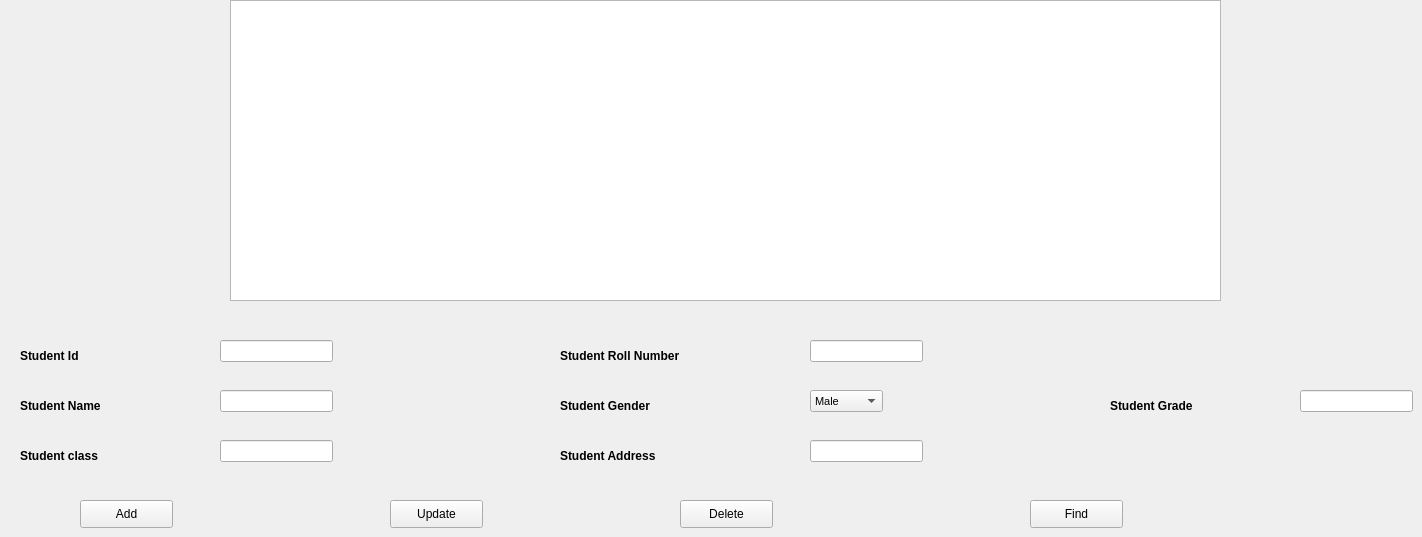
        <widget class="QWidget" name="Students_3">
         <widget class="QTableWidget" name="studentdata_tableWidget_3">
          <property name="geometry">
           <rect>
            <x>230</x>
            <y>0</y>
            <width>991</width>
            <height>301</height>
           </rect>
          </property>
          <property name="styleSheet">
           <string notr="true"/>
          </property>
          <attribute name="horizontalHeaderStretchLastSection">
           <bool>false</bool>
          </attribute>
          <attribute name="verticalHeaderStretchLastSection">
           <bool>false</bool>
          </attribute>
         </widget>
         <widget class="QLabel" name="studentid_label_3">
          <property name="geometry">
           <rect>
            <x>20</x>
            <y>340</y>
            <width>91</width>
            <height>31</height>
           </rect>
          </property>
          <property name="font">
           <font>
            <pointsize>9</pointsize>
            <weight>75</weight>
            <bold>true</bold>
           </font>
          </property>
          <property name="text">
           <string>Student Id</string>
          </property>
         </widget>
         <widget class="QLabel" name="studentname_label_3">
          <property name="geometry">
           <rect>
            <x>20</x>
            <y>390</y>
            <width>111</width>
            <height>31</height>
           </rect>
          </property>
          <property name="font">
           <font>
            <pointsize>9</pointsize>
            <weight>75</weight>
            <bold>true</bold>
           </font>
          </property>
          <property name="text">
           <string>Student Name</string>
          </property>
         </widget>
         <widget class="QLabel" name="studentclass_label_3">
          <property name="geometry">
           <rect>
            <x>20</x>
            <y>440</y>
            <width>111</width>
            <height>31</height>
           </rect>
          </property>
          <property name="font">
           <font>
            <pointsize>9</pointsize>
            <weight>75</weight>
            <bold>true</bold>
           </font>
          </property>
          <property name="text">
           <string>Student class</string>
          </property>
         </widget>
         <widget class="QLabel" name="studentrollnumber_label_3">
          <property name="geometry">
           <rect>
            <x>560</x>
            <y>340</y>
            <width>161</width>
            <height>31</height>
           </rect>
          </property>
          <property name="font">
           <font>
            <pointsize>9</pointsize>
            <weight>75</weight>
            <bold>true</bold>
           </font>
          </property>
          <property name="text">
           <string>Student Roll Number</string>
          </property>
         </widget>
         <widget class="QLabel" name="studentgender_label_3">
          <property name="geometry">
           <rect>
            <x>560</x>
            <y>390</y>
            <width>131</width>
            <height>31</height>
           </rect>
          </property>
          <property name="font">
           <font>
            <pointsize>9</pointsize>
            <weight>75</weight>
            <bold>true</bold>
           </font>
          </property>
          <property name="text">
           <string>Student Gender</string>
          </property>
         </widget>
         <widget class="QLabel" name="studentaddress_label_3">
          <property name="geometry">
           <rect>
            <x>560</x>
            <y>440</y>
            <width>131</width>
            <height>31</height>
           </rect>
          </property>
          <property name="font">
           <font>
            <pointsize>9</pointsize>
            <weight>75</weight>
            <bold>true</bold>
           </font>
          </property>
          <property name="text">
           <string>Student Address</string>
          </property>
         </widget>
         <widget class="QLabel" name="studentgrade_label_3">
          <property name="geometry">
           <rect>
            <x>1110</x>
            <y>390</y>
            <width>121</width>
            <height>31</height>
           </rect>
          </property>
          <property name="font">
           <font>
            <pointsize>9</pointsize>
            <weight>75</weight>
            <bold>true</bold>
           </font>
          </property>
          <property name="text">
           <string>Student Grade</string>
          </property>
         </widget>
         <widget class="QLineEdit" name="studentid_lineEdit_3">
          <property name="geometry">
           <rect>
            <x>220</x>
            <y>340</y>
            <width>113</width>
            <height>22</height>
           </rect>
          </property>
         </widget>
         <widget class="QLineEdit" name="studentname_lineEdit_4">
          <property name="geometry">
           <rect>
            <x>220</x>
            <y>390</y>
            <width>113</width>
            <height>22</height>
           </rect>
          </property>
         </widget>
         <widget class="QLineEdit" name="studentclass_lineEdit_3">
          <property name="geometry">
           <rect>
            <x>220</x>
            <y>440</y>
            <width>113</width>
            <height>22</height>
           </rect>
          </property>
         </widget>
         <widget class="QLineEdit" name="studentrollnumber_lineEdit_3">
          <property name="geometry">
           <rect>
            <x>810</x>
            <y>340</y>
            <width>113</width>
            <height>22</height>
           </rect>
          </property>
          <property name="text">
           <string/>
          </property>
         </widget>
         <widget class="QLineEdit" name="studentaddress_lineEdit_3">
          <property name="geometry">
           <rect>
            <x>810</x>
            <y>440</y>
            <width>113</width>
            <height>22</height>
           </rect>
          </property>
         </widget>
         <widget class="QLineEdit" name="studentgrade_lineEdit_3">
          <property name="geometry">
           <rect>
            <x>1300</x>
            <y>390</y>
            <width>113</width>
            <height>22</height>
           </rect>
          </property>
         </widget>
         <widget class="QComboBox" name="studentgender_comboBox_3">
          <property name="geometry">
           <rect>
            <x>810</x>
            <y>390</y>
            <width>73</width>
            <height>22</height>
           </rect>
          </property>
          <property name="font">
           <font>
            <pointsize>8</pointsize>
           </font>
          </property>
          <item>
           <property name="text">
            <string>Male</string>
           </property>
          </item>
          <item>
           <property name="text">
            <string>Female</string>
           </property>
          </item>
         </widget>
         <widget class="QPushButton" name="add_button_3">
          <property name="geometry">
           <rect>
            <x>80</x>
            <y>500</y>
            <width>93</width>
            <height>28</height>
           </rect>
          </property>
          <property name="text">
           <string>Add</string>
          </property>
         </widget>
         <widget class="QPushButton" name="update_button_3">
          <property name="geometry">
           <rect>
            <x>390</x>
            <y>500</y>
            <width>93</width>
            <height>28</height>
           </rect>
          </property>
          <property name="text">
           <string>Update</string>
          </property>
         </widget>
         <widget class="QPushButton" name="delete_button_3">
          <property name="geometry">
           <rect>
            <x>680</x>
            <y>500</y>
            <width>93</width>
            <height>28</height>
           </rect>
          </property>
          <property name="text">
           <string>Delete</string>
          </property>
         </widget>
         <widget class="QPushButton" name="find_button_3">
          <property name="geometry">
           <rect>
            <x>1030</x>
            <y>500</y>
            <width>93</width>
            <height>28</height>
           </rect>
          </property>
          <property name="text">
           <string>Find</string>
          </property>
         </widget>
        </widget>
